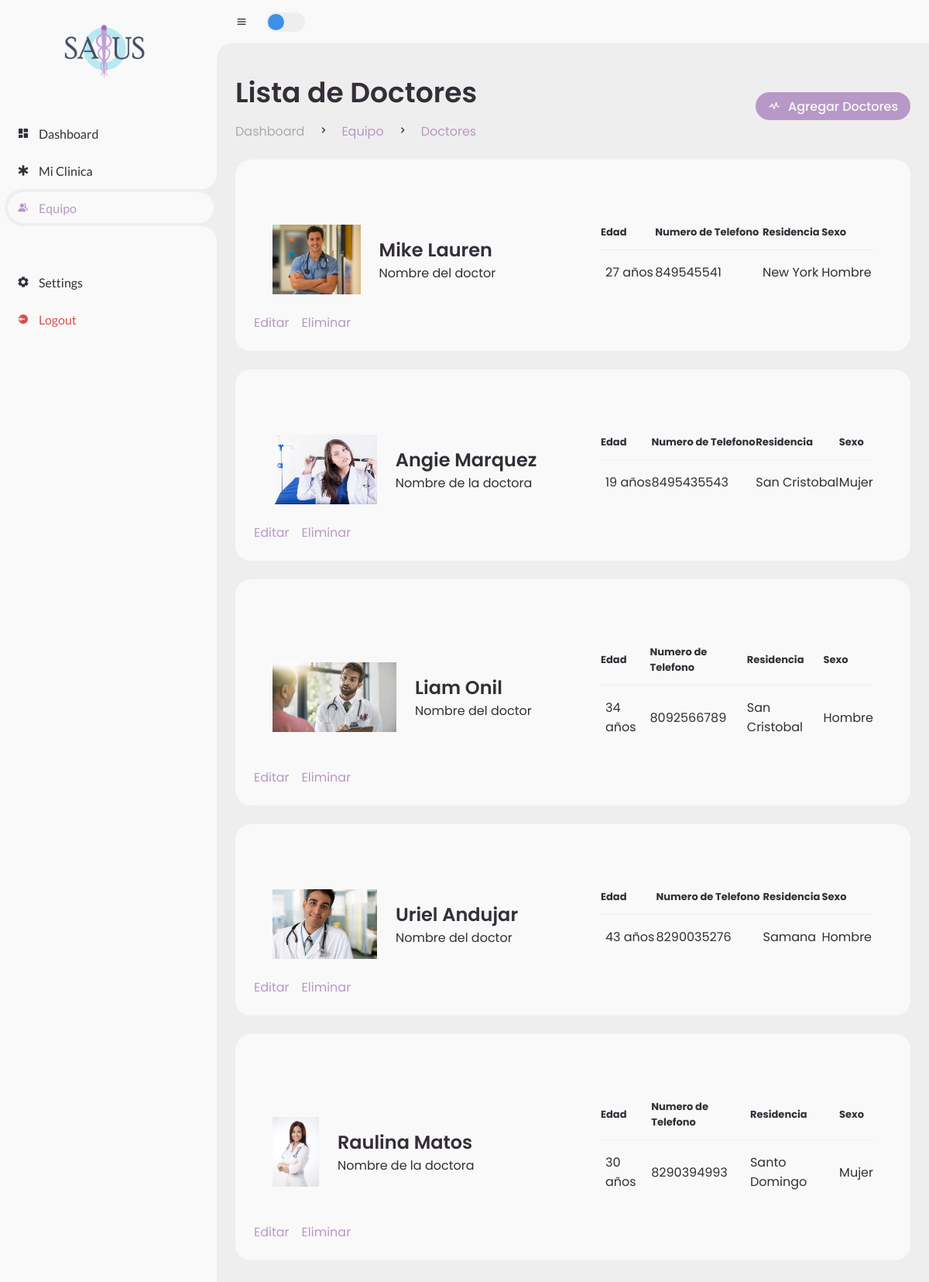
Screenshot of /salusApp/dashboard/equipo/doctores (signed in) with the database file from the repository.
### salusApp/models.py (models this page shows)
class Person(models.Model):
    first_name = models.CharField("Person's first name", max_length=30)
    last_name = models.CharField("Person's last name",max_length=30)
    photo = models.ImageField(blank=True, null=False, upload_to='salusApp/static/media/')
    age = models.IntegerField("Person's age")
    address = models.CharField("Person's address", max_length=100)
    sexoChoices = [
        ('M', "Masculino"),
        ('F', "Femenino")
    ]
    sex = models.CharField("Person's sex", choices=sexoChoices, max_length=1)
    phone = models.CharField("Person's phone", max_length=15)
    idNumber = models.CharField("Person's id", max_length=10) #Cedula
    isDoctor = models.BooleanField("Is this Person a doctor?")
    isNurse = models.BooleanField("Is this Person a nurse?")

### salusApp/views.py (the view)
# urls.py: path('dashboard/equipo/doctores', views.Doctores, name='doctores'),
@login_required()
def Doctores(request):
    doctores = Person.objects.filter(isDoctor=True)
    context = {"doctors":doctores}
    return render(request, 'salusApp/dashboard-equipo-doctores.html', context)

### salusApp/templates/salusApp/dashboard-equipo-doctores.html
{% extends 'salusApp/dashboard_base.html' %}
{% load static %}
{% block content %}
        <main>
            <div class="head-title">
                <div class="left">
                    <h1>Lista de Doctores</h1>
                    <ul class="breadcrumb">
                        <li>
                            <a href="#">Dashboard</a>
                        </li>
                        <li><i class='bx bx-chevron-right'></i></li>
                        <li>
                            <a class="active" href="{% url 'equipo' %}">Equipo</a>
                        </li>
                        <li><i class='bx bx-chevron-right'></i></li>
                        <li>
                            <a class="active" href="{% url 'doctores' %}">Doctores</a>
                        </li>
                    </ul>
                </div>
                <a href="{%url 'doctores-add' %}" class="btn-download">
                    <i class='bx bx-pulse' ></i>
                    <span class="text">Agregar Doctores</span>
                </a>
            </div>
            {% for doc in doctors %}
            <div class="table-data">
                <div class="order">
                    <ul class="box-info">
                        <li>
                            <img src="{% static doc.photo.url %}" style="height: 90px;">
                            <span class="text">
                                <h3>{{doc.first_name}} {{doc.last_name}}</h3>
                                {% if doc.sex == 'M' %}
                                <p>Nombre del doctor</p>
                                {% elif doc.sex == 'F' %}
                                <p>Nombre de la doctora</p>
                                {% endif %}
                            </span>
                        </li>
                        <li>
                            <table>
                                <thead>
                                    <tr>
                                        <th>Edad</th>
                                        <th>Numero de Telefono</th>
                                        <th>Residencia</th>
                                        <th>Sexo</th>
                                    </tr>
                                </thead>
                                <tbody>
                                    <tr>
                                        <td>
                                            <p>{{doc.age}} años</p>
                                        </td>
                                        <td>{{doc.phone}}</td>
                                        <td><span>{{doc.address}}</span></td>
                                        {% if doc.sex == 'M' %}
                                        <td>Hombre</td>
                                        {% elif doc.sex == 'F' %}
                                        <td>Mujer</td>
                                        {% endif %}
                                    </tr>
                                </tbody>
                            </table>
                        </li>
                    </ul>
                    <div class="head-title">
                        <div class="left">
                            <ul class="breadcrumb">
                                <li>
                                    <a href="{% url 'doctores-edit' doc.id %}" class="active">Editar</a>
                                </li>
                                <li>
                                    <a href="{% url 'doctores-delete' doc.id %}" class="active">Eliminar</a>
                                </li>
                            </ul>
                        </div>
                    </div>
                </div>
            </div>
            {% endfor %}
        </main>
    </section>
{% endblock content %}

### salusApp/static/salusApp/css/dashboard.css (style rules this page uses)
* { margin: 0; padding: 0; box-sizing: border-box; }
a { text-decoration: none; }
li { list-style: none; }
:root { --poppins: 'Poppins', sans-serif; --lato: 'Lato', sans-serif; --light: #F9F9F9; --blue: #3C91E6; --light-blue: #CFE8FF; --grey: #eee; --dark-grey: #AAAAAA; --dark: #342E37; --red: #DB504A; --yellow: #FFCE26; --light-yellow: #FFF2C6; --orange: #FD7238; --light-orange: #FFE0D3; }
html { overflow-x: hidden; }
body { background: var(--grey); overflow-x: hidden; }
#content main { width: 100%; padding: 36px 24px; font-family: var(--poppins); max-height: calc(100vh - 56px); overflow-y: auto; }
#content main .head-title { display: flex; align-items: center; justify-content: space-between; grid-gap: 16px; flex-wrap: wrap; }
#content main .head-title .left h1 { font-size: 36px; font-weight: 600; margin-bottom: 10px; color: var(--dark); }
#content main .head-title .left .breadcrumb { display: flex; align-items: center; grid-gap: 16px; }
#content main .head-title .left .breadcrumb li { color: var(--dark); }
#content main .head-title .left .breadcrumb li a { color: var(--dark-grey); pointer-events: none; }
#content main .head-title .left .breadcrumb li a.active { color: #B898C6 !important; pointer-events: unset; }
#content main .head-title .btn-download { height: 36px; padding: 0 16px; border-radius: 36px; background: #B898C6 !important; color: var(--light); display: flex; justify-content: center; align-items: center; grid-gap: 10px; font-weight: 500; }
#content main .box-info { display: grid; grid-template-columns: repeat(auto-fit, minmax(240px, 1fr)); grid-gap: 24px; margin-top: 36px; }
#content main .box-info li { padding: 24px; background: var(--light); border-radius: 20px; display: flex; align-items: center; grid-gap: 24px; }
#content main .box-info li .text h3 { font-size: 24px; font-weight: 600; color: var(--dark); }
#content main .box-info li .text p { color: var(--dark); }
#content main .table-data { display: flex; flex-wrap: wrap; grid-gap: 24px; margin-top: 24px; width: 100%; color: var(--dark); }
#content main .table-data>div { border-radius: 20px; background: var(--light); padding: 24px; overflow-x: auto; }
#content main .table-data .order { flex-grow: 1; flex-basis: 500px; }
#content main .table-data .order table { width: 100%; border-collapse: collapse; }
#content main .table-data .order table th { padding-bottom: 12px; font-size: 13px; text-align: left; border-bottom: 1px solid var(--grey); }
#content main .table-data .order table td { padding: 16px 0; }
#content main .table-data .order table tr td:first-child { display: flex; align-items: center; grid-gap: 12px; padding-left: 6px; }

### rows the page displays
Person: photo (picture), first_name "Mike", last_name "Lauren", sex "Nombre del doctor", age "27", phone "849545541", address "New York"
Person: photo (picture), first_name "Angie", last_name "Marquez", sex "Nombre de la doctora", age "19", phone "8495435543", address "San Cristobal"
Person: photo (picture), first_name "Liam", last_name "Onil", sex "Nombre del doctor", age "34", phone "8092566789", address "San Cristobal"
Person: photo (picture), first_name "Uriel", last_name "Andujar", sex "Nombre del doctor", age "43", phone "8290035276", address "Samana"
Person: photo (picture), first_name "Raulina", last_name "Matos", sex "Nombre de la doctora", age "30", phone "8290394993", address "Santo Domingo"
